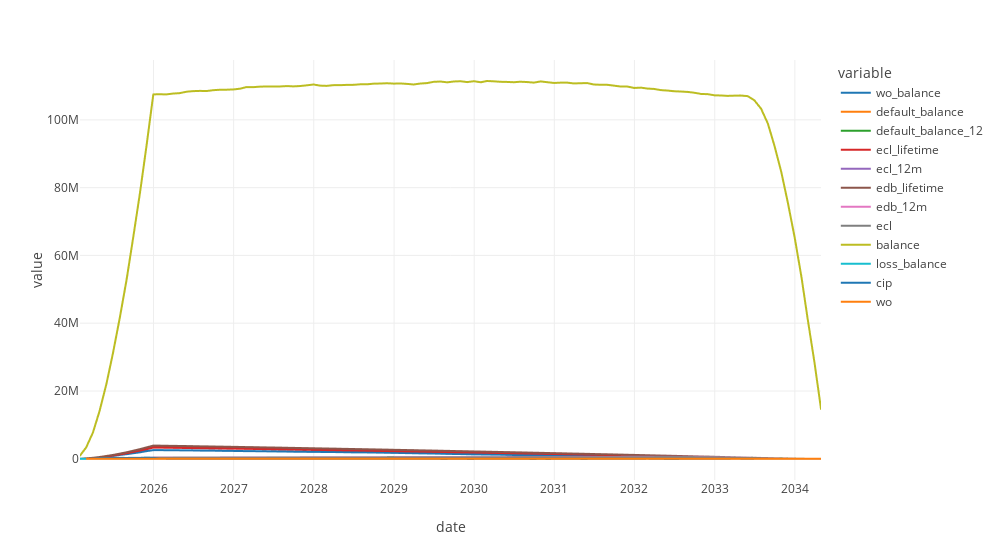

Write notebook code for a chart like this one.
### Code cell
def withDb12(df: pd.DataFrame):
    result = df.copy()
    result['default_balance_12'] = np.where(result['default_month'] <= 12, result['default_balance'], 0)
    return result

def filterDefaultedLoans(df: pd.DataFrame):
    filter_df = ((df['stage'] < 3)
                #  & (~df['default_month'].isnull())
                #  & (df['default_month'] <= 12)
                )
    result = df[filter_df]
    return result

data_chart = df_sample\
    .pipe(withDb12)\
    .pipe(filterDefaultedLoans)\
    .groupby('date')\
    .agg({'wo_balance' : 'sum',
          'default_balance' :'sum',
          'default_balance_12' :'sum',
          'ecl_lifetime' :'sum',
          'ecl_12m':'sum',
          'edb_lifetime' :'sum',
          'edb_12m':'sum',
          'ecl' : 'sum',
          'balance' : 'sum',
          'loss_balance' : 'sum'})\
    .reset_index()

data_chart['cip'] = data_chart['wo_balance'].diff()
data_chart['wo'] = data_chart['loss_balance'].diff()


data_chart = data_chart.melt(id_vars=['date'])
px.line(data_chart,
        x='date',
        y='value',
        color='variable',
        template='none',
        width=1000)
